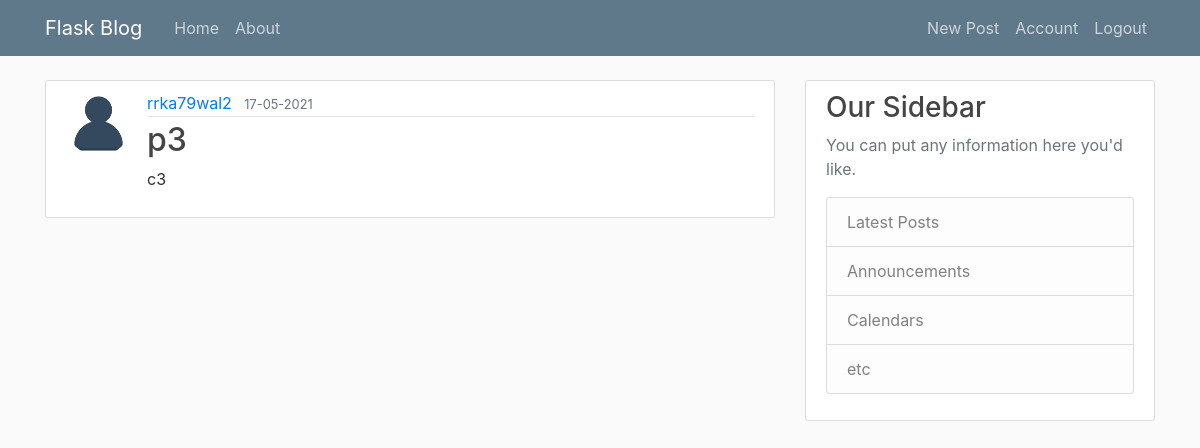
Page /post/3 (signed in) on the committed database.
### flaskblog/models.py (models this page shows, shortened)
class User(db.Model, UserMixin):
    id = db.Column(db.Integer, primary_key=True)
    username = db.Column(db.String(20), unique=True, nullable=False)
    email = db.Column(db.String(120), unique=True, nullable=False)
    image_file = db.Column(db.String(20), nullable=False, default='default.jpg')
    password = db.Column(db.String(60), nullable=False)
    posts = db.relationship('Post', backref='author', lazy=True)

class Post(db.Model):
    id = db.Column(db.Integer, primary_key=True)
    title = db.Column(db.String(100), nullable=False)
    content = db.Column(db.Text, nullable=False)
    date_posted = db.Column(db.DateTime, nullable=False, default=datetime.utcnow)
    user_id = db.Column(db.Integer, db.ForeignKey('user.id'), nullable=False)

### flaskblog/posts/routes.py (the view)
@posts.route('/post/<int:post_id>', methods=['GET', 'POST'])
@login_required
def post_func(post_id):
    post = Post.query.get_or_404(post_id)
    image_file = url_for('static', filename='profile_pics/' + post.author.image_file)
    abs_path = os.path.join(current_app.root_path, 'static', 'profile_pics', post.author.image_file)
    print(abs_path, image_file)
    if not os.path.exists(abs_path):
        image_file = url_for('static', filename='profile_pics/default.jpg')
    print(abs_path, image_file)
    return render_template('post.html', title=post.title, post=post, image_file=image_file)

### flaskblog/models.py (called while the page is built)
@login_manager.user_loader
def load_user(user_id):
    return User.query.get(int(user_id))

### flaskblog/templates/post.html (shortened to what this page needs)
{% extends "layout.html" %}
{% block content %}
<article class="media content-section">
    <img class="rounded-circle article-img"
         src="{{ image_file }}"/>
    <div class="media-body">
        <div class="article-metadata">
            <a class="mr-2" href="{{ url_for('users.user_post_func', username=post.author.username) }}">{{ post.author.username }}</a>
            <small class="text-muted">{{ post.date_posted.strftime('%d-%m-%Y') }}</small>
        </div>
        <h2 class="article-title">{{ post.title }}</h2>
        <p class="article-content">{{ post.content }}</p>
    </div>
</article>
{% endblock content %}

### flaskblog/static/main.css (style rules this page uses)
body { background: #fafafa; color: #333333; margin-top: 5rem; }
h1, h2, h3, h4, h5, h6 { color: #444444; }
.content-section { background: #ffffff; padding: 10px 20px; border: 1px solid #dddddd; border-radius: 3px; margin-bottom: 20px; }
.article-title { color: #444444; }
.article-content { white-space: pre-line; }
.article-img { height: 65px; width: 65px; margin-right: 16px; }
.article-metadata { padding-bottom: 1px; margin-bottom: 4px; border-bottom: 1px solid #e3e3e3 }

### rows in the picture
User: author.username "rrka79wal2"
Post: date_posted "17-05-2021", title "p3", content "c3"
